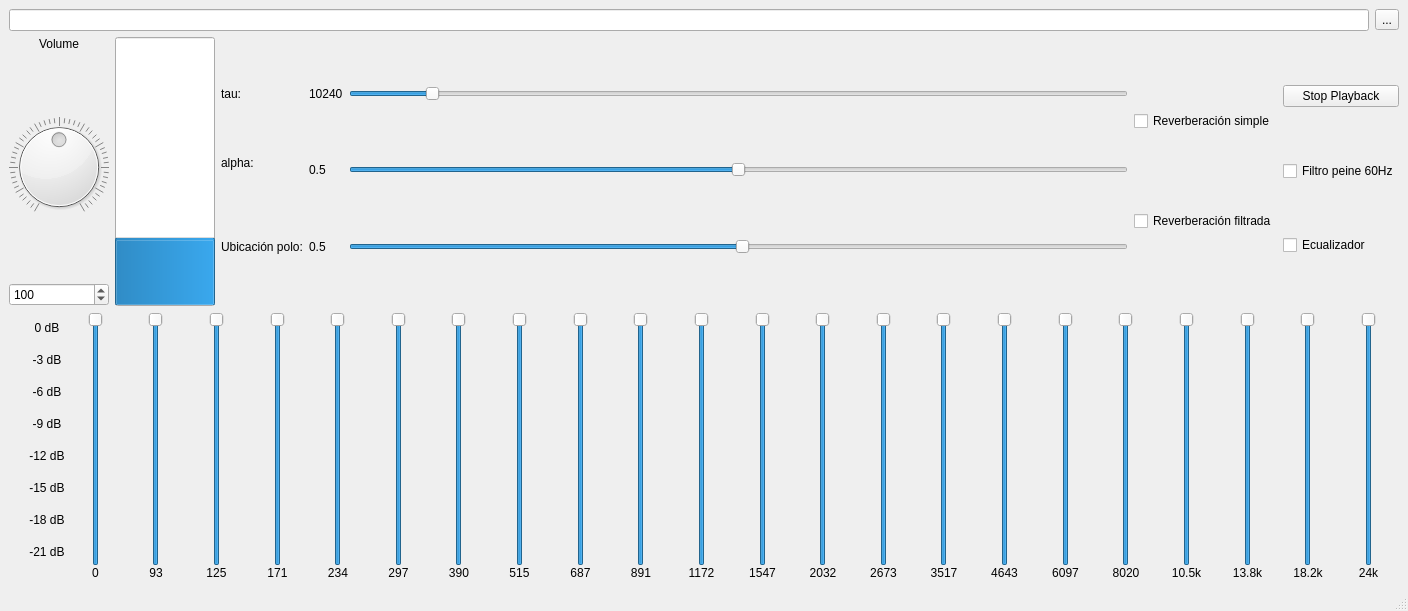
<?xml version="1.0" encoding="UTF-8"?>
<ui version="4.0">
 <class>MainWindow</class>
 <widget class="QMainWindow" name="MainWindow">
  <property name="geometry">
   <rect>
    <x>0</x>
    <y>0</y>
    <width>1408</width>
    <height>611</height>
   </rect>
  </property>
  <property name="windowTitle">
   <string>MainWindow</string>
  </property>
  <widget class="QWidget" name="centralwidget">
   <layout class="QVBoxLayout" name="verticalLayout_2">
    <item>
     <layout class="QVBoxLayout" name="verticalLayout">
      <property name="bottomMargin">
       <number>0</number>
      </property>
      <item>
       <layout class="QHBoxLayout" name="fileLayout">
        <item>
         <widget class="QLineEdit" name="fileEdit"/>
        </item>
        <item>
         <widget class="QToolButton" name="fileButton">
          <property name="text">
           <string>...</string>
          </property>
         </widget>
        </item>
       </layout>
      </item>
      <item>
       <layout class="QHBoxLayout" name="horizontalLayout">
        <item>
         <layout class="QHBoxLayout" name="horizontalLayout_3">
          <item>
           <layout class="QVBoxLayout" name="volumeLayout">
            <item>
             <widget class="QLabel" name="volumeLabel">
              <property name="sizePolicy">
               <sizepolicy hsizetype="Preferred" vsizetype="Minimum">
                <horstretch>0</horstretch>
                <verstretch>0</verstretch>
               </sizepolicy>
              </property>
              <property name="text">
               <string>Volume</string>
              </property>
              <property name="alignment">
               <set>Qt::AlignCenter</set>
              </property>
             </widget>
            </item>
            <item>
             <widget class="QDial" name="volumeDial">
              <property name="sizePolicy">
               <sizepolicy hsizetype="Preferred" vsizetype="MinimumExpanding">
                <horstretch>0</horstretch>
                <verstretch>0</verstretch>
               </sizepolicy>
              </property>
              <property name="maximum">
               <number>200</number>
              </property>
              <property name="value">
               <number>100</number>
              </property>
              <property name="notchesVisible">
               <bool>true</bool>
              </property>
             </widget>
            </item>
            <item>
             <widget class="QSpinBox" name="volumeSpin">
              <property name="maximum">
               <number>200</number>
              </property>
              <property name="value">
               <number>100</number>
              </property>
             </widget>
            </item>
           </layout>
          </item>
         </layout>
        </item>
        <item>
         <widget class="QProgressBar" name="powerBar">
          <property name="sizePolicy">
           <sizepolicy hsizetype="Preferred" vsizetype="Expanding">
            <horstretch>0</horstretch>
            <verstretch>0</verstretch>
           </sizepolicy>
          </property>
          <property name="minimumSize">
           <size>
            <width>100</width>
            <height>100</height>
           </size>
          </property>
          <property name="minimum">
           <number>0</number>
          </property>
          <property name="value">
           <number>24</number>
          </property>
          <property name="textVisible">
           <bool>false</bool>
          </property>
          <property name="orientation">
           <enum>Qt::Vertical</enum>
          </property>
          <property name="format">
           <string/>
          </property>
         </widget>
        </item>
        <item>
         <layout class="QGridLayout" name="gridLayout">
          <item row="2" column="0">
           <layout class="QHBoxLayout" name="horizontalLayout_38">
            <property name="spacing">
             <number>0</number>
            </property>
            <property name="topMargin">
             <number>0</number>
            </property>
            <property name="bottomMargin">
             <number>14</number>
            </property>
            <item>
             <widget class="QLabel" name="alpha_label">
              <property name="text">
               <string>alpha:</string>
              </property>
             </widget>
            </item>
           </layout>
          </item>
          <item row="1" column="1">
           <widget class="QLabel" name="tau_print">
            <property name="text">
             <string>10240</string>
            </property>
           </widget>
          </item>
          <item row="1" column="2">
           <widget class="QSlider" name="tauValue">
            <property name="sizePolicy">
             <sizepolicy hsizetype="Expanding" vsizetype="Fixed">
              <horstretch>0</horstretch>
              <verstretch>0</verstretch>
             </sizepolicy>
            </property>
            <property name="maximumSize">
             <size>
              <width>16777215</width>
              <height>16777215</height>
             </size>
            </property>
            <property name="minimum">
             <number>1024</number>
            </property>
            <property name="maximum">
             <number>94208</number>
            </property>
            <property name="value">
             <number>10240</number>
            </property>
            <property name="orientation">
             <enum>Qt::Horizontal</enum>
            </property>
           </widget>
          </item>
          <item row="2" column="2">
           <widget class="QSlider" name="alphaValue">
            <property name="sizePolicy">
             <sizepolicy hsizetype="Expanding" vsizetype="Fixed">
              <horstretch>0</horstretch>
              <verstretch>0</verstretch>
             </sizepolicy>
            </property>
            <property name="maximum">
             <number>100</number>
            </property>
            <property name="singleStep">
             <number>1</number>
            </property>
            <property name="value">
             <number>50</number>
            </property>
            <property name="orientation">
             <enum>Qt::Horizontal</enum>
            </property>
           </widget>
          </item>
          <item row="2" column="1">
           <widget class="QLabel" name="alpha_print">
            <property name="text">
             <string>0.5</string>
            </property>
           </widget>
          </item>
          <item row="1" column="0">
           <widget class="QLabel" name="tau_label">
            <property name="text">
             <string>tau:</string>
            </property>
           </widget>
          </item>
          <item row="3" column="2">
           <widget class="QSlider" name="poloValue">
            <property name="value">
             <number>50</number>
            </property>
            <property name="orientation">
             <enum>Qt::Horizontal</enum>
            </property>
           </widget>
          </item>
          <item row="3" column="1">
           <widget class="QLabel" name="polo_print">
            <property name="text">
             <string>0.5</string>
            </property>
           </widget>
          </item>
          <item row="3" column="0">
           <widget class="QLabel" name="polo_label">
            <property name="text">
             <string>Ubicación polo:</string>
            </property>
           </widget>
          </item>
         </layout>
        </item>
        <item>
         <layout class="QVBoxLayout" name="verticalLayout_3">
          <item>
           <widget class="QCheckBox" name="reverberador1">
            <property name="sizePolicy">
             <sizepolicy hsizetype="Minimum" vsizetype="Fixed">
              <horstretch>0</horstretch>
              <verstretch>0</verstretch>
             </sizepolicy>
            </property>
            <property name="text">
             <string>Reverberación simple</string>
            </property>
           </widget>
          </item>
          <item>
           <widget class="QCheckBox" name="reverberador2">
            <property name="text">
             <string>Reverberación filtrada</string>
            </property>
           </widget>
          </item>
         </layout>
        </item>
        <item>
         <layout class="QVBoxLayout" name="buttonsLayout">
          <item>
           <widget class="QPushButton" name="stopButton">
            <property name="text">
             <string>Stop Playback</string>
            </property>
           </widget>
          </item>
          <item>
           <widget class="QCheckBox" name="peine">
            <property name="text">
             <string>Filtro peine 60Hz</string>
            </property>
           </widget>
          </item>
          <item>
           <widget class="QCheckBox" name="ecualizador">
            <property name="layoutDirection">
             <enum>Qt::LeftToRight</enum>
            </property>
            <property name="text">
             <string>Ecualizador</string>
            </property>
           </widget>
          </item>
         </layout>
        </item>
       </layout>
      </item>
      <item>
       <layout class="QHBoxLayout" name="horizontalLayout_4">
        <property name="spacing">
         <number>0</number>
        </property>
        <property name="leftMargin">
         <number>20</number>
        </property>
        <property name="topMargin">
         <number>0</number>
        </property>
        <property name="rightMargin">
         <number>0</number>
        </property>
        <item>
         <layout class="QVBoxLayout" name="verticalLayout_37">
          <item>
           <widget class="QLabel" name="label_3">
            <property name="text">
             <string>0 dB</string>
            </property>
            <property name="alignment">
             <set>Qt::AlignCenter</set>
            </property>
           </widget>
          </item>
          <item>
           <widget class="QLabel" name="label_5">
            <property name="text">
             <string>-3 dB</string>
            </property>
            <property name="alignment">
             <set>Qt::AlignCenter</set>
            </property>
            <property name="margin">
             <number>0</number>
            </property>
           </widget>
          </item>
          <item>
           <widget class="QLabel" name="label_7">
            <property name="text">
             <string>-6 dB</string>
            </property>
            <property name="alignment">
             <set>Qt::AlignCenter</set>
            </property>
            <property name="margin">
             <number>0</number>
            </property>
           </widget>
          </item>
          <item>
           <widget class="QLabel" name="label_4">
            <property name="text">
             <string>-9 dB</string>
            </property>
            <property name="alignment">
             <set>Qt::AlignCenter</set>
            </property>
            <property name="margin">
             <number>0</number>
            </property>
           </widget>
          </item>
          <item>
           <widget class="QLabel" name="label_6">
            <property name="text">
             <string>-12 dB</string>
            </property>
            <property name="alignment">
             <set>Qt::AlignCenter</set>
            </property>
            <property name="margin">
             <number>0</number>
            </property>
           </widget>
          </item>
          <item>
           <widget class="QLabel" name="label_9">
            <property name="text">
             <string>-15 dB</string>
            </property>
            <property name="alignment">
             <set>Qt::AlignCenter</set>
            </property>
            <property name="margin">
             <number>0</number>
            </property>
           </widget>
          </item>
          <item>
           <widget class="QLabel" name="label">
            <property name="text">
             <string>-18 dB</string>
            </property>
            <property name="alignment">
             <set>Qt::AlignCenter</set>
            </property>
           </widget>
          </item>
          <item>
           <widget class="QLabel" name="label_2">
            <property name="text">
             <string>-21 dB</string>
            </property>
            <property name="alignment">
             <set>Qt::AlignCenter</set>
            </property>
           </widget>
          </item>
          <item>
           <layout class="QHBoxLayout" name="horizontalLayout_35">
            <property name="spacing">
             <number>0</number>
            </property>
            <property name="topMargin">
             <number>2</number>
            </property>
            <property name="bottomMargin">
             <number>10</number>
            </property>
           </layout>
          </item>
         </layout>
        </item>
        <item>
         <layout class="QVBoxLayout" name="verticalLayout_36">
          <property name="spacing">
           <number>0</number>
          </property>
          <item>
           <layout class="QHBoxLayout" name="horizontalLayout_27">
            <property name="spacing">
             <number>0</number>
            </property>
            <property name="topMargin">
             <number>0</number>
            </property>
            <property name="bottomMargin">
             <number>0</number>
            </property>
            <item>
             <widget class="QSlider" name="verticalSlider_0">
              <property name="autoFillBackground">
               <bool>false</bool>
              </property>
              <property name="minimum">
               <number>-21</number>
              </property>
              <property name="maximum">
               <number>0</number>
              </property>
              <property name="singleStep">
               <number>1</number>
              </property>
              <property name="value">
               <number>0</number>
              </property>
              <property name="orientation">
               <enum>Qt::Vertical</enum>
              </property>
             </widget>
            </item>
           </layout>
          </item>
          <item>
           <widget class="QLabel" name="label_0">
            <property name="text">
             <string>0</string>
            </property>
            <property name="alignment">
             <set>Qt::AlignCenter</set>
            </property>
            <property name="indent">
             <number>-1</number>
            </property>
           </widget>
          </item>
         </layout>
        </item>
        <item>
         <layout class="QVBoxLayout" name="verticalLayout_35">
          <property name="spacing">
           <number>0</number>
          </property>
          <item>
           <layout class="QHBoxLayout" name="horizontalLayout_26">
            <property name="spacing">
             <number>0</number>
            </property>
            <property name="topMargin">
             <number>0</number>
            </property>
            <property name="bottomMargin">
             <number>0</number>
            </property>
            <item>
             <widget class="QSlider" name="verticalSlider_1">
              <property name="minimum">
               <number>-21</number>
              </property>
              <property name="maximum">
               <number>0</number>
              </property>
              <property name="singleStep">
               <number>1</number>
              </property>
              <property name="value">
               <number>0</number>
              </property>
              <property name="orientation">
               <enum>Qt::Vertical</enum>
              </property>
             </widget>
            </item>
           </layout>
          </item>
          <item>
           <widget class="QLabel" name="label_105">
            <property name="text">
             <string>93</string>
            </property>
            <property name="alignment">
             <set>Qt::AlignCenter</set>
            </property>
           </widget>
          </item>
         </layout>
        </item>
        <item>
         <layout class="QVBoxLayout" name="verticalLayout_33">
          <property name="spacing">
           <number>0</number>
          </property>
          <item>
           <layout class="QHBoxLayout" name="horizontalLayout_25">
            <property name="spacing">
             <number>0</number>
            </property>
            <item>
             <widget class="QSlider" name="verticalSlider_2">
              <property name="minimum">
               <number>-21</number>
              </property>
              <property name="maximum">
               <number>0</number>
              </property>
              <property name="singleStep">
               <number>1</number>
              </property>
              <property name="value">
               <number>0</number>
              </property>
              <property name="orientation">
               <enum>Qt::Vertical</enum>
              </property>
             </widget>
            </item>
           </layout>
          </item>
          <item>
           <widget class="QLabel" name="label_8">
            <property name="text">
             <string>125</string>
            </property>
            <property name="alignment">
             <set>Qt::AlignCenter</set>
            </property>
           </widget>
          </item>
         </layout>
        </item>
        <item>
         <layout class="QVBoxLayout" name="verticalLayout_29">
          <property name="spacing">
           <number>0</number>
          </property>
          <property name="sizeConstraint">
           <enum>QLayout::SetDefaultConstraint</enum>
          </property>
          <property name="topMargin">
           <number>0</number>
          </property>
          <property name="bottomMargin">
           <number>0</number>
          </property>
          <item>
           <layout class="QHBoxLayout" name="horizontalLayout_24">
            <property name="spacing">
             <number>0</number>
            </property>
            <property name="bottomMargin">
             <number>0</number>
            </property>
            <item>
             <widget class="QSlider" name="verticalSlider_3">
              <property name="minimum">
               <number>-21</number>
              </property>
              <property name="maximum">
               <number>0</number>
              </property>
              <property name="singleStep">
               <number>1</number>
              </property>
              <property name="value">
               <number>0</number>
              </property>
              <property name="orientation">
               <enum>Qt::Vertical</enum>
              </property>
             </widget>
            </item>
           </layout>
          </item>
          <item>
           <widget class="QLabel" name="label_175">
            <property name="text">
             <string>171</string>
            </property>
            <property name="alignment">
             <set>Qt::AlignCenter</set>
            </property>
           </widget>
          </item>
         </layout>
        </item>
        <item>
         <layout class="QVBoxLayout" name="verticalLayout_24">
          <property name="spacing">
           <number>0</number>
          </property>
          <item>
           <layout class="QHBoxLayout" name="horizontalLayout_23">
            <property name="spacing">
             <number>0</number>
            </property>
            <item>
             <widget class="QSlider" name="verticalSlider_4">
              <property name="minimum">
               <number>-21</number>
              </property>
              <property name="maximum">
               <number>0</number>
              </property>
              <property name="singleStep">
               <number>1</number>
              </property>
              <property name="value">
               <number>0</number>
              </property>
              <property name="orientation">
               <enum>Qt::Vertical</enum>
              </property>
             </widget>
            </item>
           </layout>
          </item>
          <item>
           <widget class="QLabel" name="label_234">
            <property name="text">
             <string>234</string>
            </property>
            <property name="alignment">
             <set>Qt::AlignCenter</set>
            </property>
           </widget>
          </item>
         </layout>
        </item>
        <item>
         <layout class="QVBoxLayout" name="verticalLayout_23">
          <property name="spacing">
           <number>0</number>
          </property>
          <item>
           <layout class="QHBoxLayout" name="horizontalLayout_22">
            <property name="spacing">
             <number>0</number>
            </property>
            <item>
             <widget class="QSlider" name="verticalSlider_5">
              <property name="minimum">
               <number>-21</number>
              </property>
              <property name="maximum">
               <number>0</number>
              </property>
              <property name="singleStep">
               <number>1</number>
              </property>
              <property name="value">
               <number>0</number>
              </property>
              <property name="orientation">
               <enum>Qt::Vertical</enum>
              </property>
             </widget>
            </item>
           </layout>
          </item>
          <item>
           <widget class="QLabel" name="label_304">
            <property name="text">
             <string>297</string>
            </property>
            <property name="alignment">
             <set>Qt::AlignCenter</set>
            </property>
           </widget>
          </item>
         </layout>
        </item>
        <item>
         <layout class="QVBoxLayout" name="verticalLayout_19">
          <property name="spacing">
           <number>0</number>
          </property>
          <item>
           <layout class="QHBoxLayout" name="horizontalLayout_21">
            <property name="spacing">
             <number>0</number>
            </property>
            <item>
             <widget class="QSlider" name="verticalSlider_6">
              <property name="minimum">
               <number>-21</number>
              </property>
              <property name="maximum">
               <number>0</number>
              </property>
              <property name="singleStep">
               <number>1</number>
              </property>
              <property name="value">
               <number>0</number>
              </property>
              <property name="orientation">
               <enum>Qt::Vertical</enum>
              </property>
             </widget>
            </item>
           </layout>
          </item>
          <item>
           <widget class="QLabel" name="label_398">
            <property name="text">
             <string>390</string>
            </property>
            <property name="alignment">
             <set>Qt::AlignCenter</set>
            </property>
           </widget>
          </item>
         </layout>
        </item>
        <item>
         <layout class="QVBoxLayout" name="verticalLayout_21">
          <property name="spacing">
           <number>0</number>
          </property>
          <item>
           <layout class="QHBoxLayout" name="horizontalLayout_20">
            <property name="spacing">
             <number>0</number>
            </property>
            <item>
             <widget class="QSlider" name="verticalSlider_7">
              <property name="minimum">
               <number>-21</number>
              </property>
              <property name="maximum">
               <number>0</number>
              </property>
              <property name="singleStep">
               <number>1</number>
              </property>
              <property name="value">
               <number>0</number>
              </property>
              <property name="orientation">
               <enum>Qt::Vertical</enum>
              </property>
             </widget>
            </item>
           </layout>
          </item>
          <item>
           <widget class="QLabel" name="label_527">
            <property name="text">
             <string>515</string>
            </property>
            <property name="alignment">
             <set>Qt::AlignCenter</set>
            </property>
           </widget>
          </item>
         </layout>
        </item>
        <item>
         <layout class="QVBoxLayout" name="verticalLayout_18">
          <property name="spacing">
           <number>0</number>
          </property>
          <item>
           <layout class="QHBoxLayout" name="horizontalLayout_19">
            <property name="spacing">
             <number>0</number>
            </property>
            <item>
             <widget class="QSlider" name="verticalSlider_8">
              <property name="minimum">
               <number>-21</number>
              </property>
              <property name="maximum">
               <number>0</number>
              </property>
              <property name="singleStep">
               <number>1</number>
              </property>
              <property name="value">
               <number>0</number>
              </property>
              <property name="orientation">
               <enum>Qt::Vertical</enum>
              </property>
             </widget>
            </item>
           </layout>
          </item>
          <item>
           <widget class="QLabel" name="label_703">
            <property name="text">
             <string>687</string>
            </property>
            <property name="alignment">
             <set>Qt::AlignCenter</set>
            </property>
           </widget>
          </item>
         </layout>
        </item>
        <item>
         <layout class="QVBoxLayout" name="verticalLayout_17">
          <property name="spacing">
           <number>0</number>
          </property>
          <item>
           <layout class="QHBoxLayout" name="horizontalLayout_18">
            <property name="spacing">
             <number>0</number>
            </property>
            <item>
             <widget class="QSlider" name="verticalSlider_9">
              <property name="minimum">
               <number>-21</number>
              </property>
              <property name="maximum">
               <number>0</number>
              </property>
              <property name="singleStep">
               <number>1</number>
              </property>
              <property name="value">
               <number>0</number>
              </property>
              <property name="orientation">
               <enum>Qt::Vertical</enum>
              </property>
             </widget>
            </item>
           </layout>
          </item>
          <item>
           <widget class="QLabel" name="label_926">
            <property name="text">
             <string>891</string>
            </property>
            <property name="alignment">
             <set>Qt::AlignCenter</set>
            </property>
           </widget>
          </item>
         </layout>
        </item>
        <item>
         <layout class="QVBoxLayout" name="verticalLayout_16">
          <property name="spacing">
           <number>0</number>
          </property>
          <item>
           <layout class="QHBoxLayout" name="horizontalLayout_17">
            <property name="spacing">
             <number>0</number>
            </property>
            <item>
             <widget class="QSlider" name="verticalSlider_10">
              <property name="minimum">
               <number>-21</number>
              </property>
              <property name="maximum">
               <number>0</number>
              </property>
              <property name="singleStep">
               <number>1</number>
              </property>
              <property name="value">
               <number>0</number>
              </property>
              <property name="orientation">
               <enum>Qt::Vertical</enum>
              </property>
             </widget>
            </item>
           </layout>
          </item>
          <item>
           <widget class="QLabel" name="label_1231">
            <property name="text">
             <string>1172</string>
            </property>
            <property name="alignment">
             <set>Qt::AlignCenter</set>
            </property>
           </widget>
          </item>
         </layout>
        </item>
        <item>
         <layout class="QVBoxLayout" name="verticalLayout_15">
          <property name="spacing">
           <number>0</number>
          </property>
          <item>
           <layout class="QHBoxLayout" name="horizontalLayout_16">
            <property name="spacing">
             <number>0</number>
            </property>
            <item>
             <widget class="QSlider" name="verticalSlider_11">
              <property name="minimum">
               <number>-21</number>
              </property>
              <property name="maximum">
               <number>0</number>
              </property>
              <property name="singleStep">
               <number>1</number>
              </property>
              <property name="value">
               <number>0</number>
              </property>
              <property name="orientation">
               <enum>Qt::Vertical</enum>
              </property>
             </widget>
            </item>
           </layout>
          </item>
          <item>
           <widget class="QLabel" name="label_1630">
            <property name="text">
             <string>1547</string>
            </property>
            <property name="alignment">
             <set>Qt::AlignCenter</set>
            </property>
           </widget>
          </item>
         </layout>
        </item>
        <item>
         <layout class="QVBoxLayout" name="verticalLayout_14">
          <property name="spacing">
           <number>0</number>
          </property>
          <item>
           <layout class="QHBoxLayout" name="horizontalLayout_15">
            <property name="spacing">
             <number>0</number>
            </property>
            <item>
             <widget class="QSlider" name="verticalSlider_12">
              <property name="minimum">
               <number>-21</number>
              </property>
              <property name="maximum">
               <number>0</number>
              </property>
              <property name="singleStep">
               <number>1</number>
              </property>
              <property name="value">
               <number>0</number>
              </property>
              <property name="orientation">
               <enum>Qt::Vertical</enum>
              </property>
             </widget>
            </item>
           </layout>
          </item>
          <item>
           <widget class="QLabel" name="label_2146">
            <property name="text">
             <string>2032</string>
            </property>
            <property name="alignment">
             <set>Qt::AlignCenter</set>
            </property>
           </widget>
          </item>
         </layout>
        </item>
        <item>
         <layout class="QVBoxLayout" name="verticalLayout_13">
          <property name="spacing">
           <number>0</number>
          </property>
          <item>
           <layout class="QHBoxLayout" name="horizontalLayout_14">
            <property name="spacing">
             <number>0</number>
            </property>
            <item>
             <widget class="QSlider" name="verticalSlider_13">
              <property name="minimum">
               <number>-21</number>
              </property>
              <property name="maximum">
               <number>0</number>
              </property>
              <property name="singleStep">
               <number>1</number>
              </property>
              <property name="value">
               <number>0</number>
              </property>
              <property name="orientation">
               <enum>Qt::Vertical</enum>
              </property>
             </widget>
            </item>
           </layout>
          </item>
          <item>
           <widget class="QLabel" name="label_2838">
            <property name="text">
             <string>2673</string>
            </property>
            <property name="alignment">
             <set>Qt::AlignCenter</set>
            </property>
           </widget>
          </item>
         </layout>
        </item>
        <item>
         <layout class="QVBoxLayout" name="verticalLayout_12">
          <property name="spacing">
           <number>0</number>
          </property>
          <item>
           <layout class="QHBoxLayout" name="horizontalLayout_13">
            <property name="spacing">
             <number>0</number>
            </property>
            <item>
             <widget class="QSlider" name="verticalSlider_14">
              <property name="minimum">
               <number>-21</number>
              </property>
              <property name="maximum">
               <number>0</number>
              </property>
              <property name="singleStep">
               <number>1</number>
              </property>
              <property name="value">
               <number>0</number>
              </property>
              <property name="orientation">
               <enum>Qt::Vertical</enum>
              </property>
             </widget>
            </item>
           </layout>
          </item>
          <item>
           <widget class="QLabel" name="label_3753">
            <property name="text">
             <string>3517</string>
            </property>
            <property name="alignment">
             <set>Qt::AlignCenter</set>
            </property>
           </widget>
          </item>
         </layout>
        </item>
        <item>
         <layout class="QVBoxLayout" name="verticalLayout_11">
          <property name="spacing">
           <number>0</number>
          </property>
          <item>
           <layout class="QHBoxLayout" name="horizontalLayout_12">
            <property name="spacing">
             <number>0</number>
            </property>
            <item>
             <widget class="QSlider" name="verticalSlider_15">
              <property name="minimum">
               <number>-21</number>
              </property>
              <property name="maximum">
               <number>0</number>
              </property>
              <property name="singleStep">
               <number>1</number>
              </property>
              <property name="value">
               <number>0</number>
              </property>
              <property name="orientation">
               <enum>Qt::Vertical</enum>
              </property>
             </widget>
            </item>
           </layout>
          </item>
          <item>
           <widget class="QLabel" name="label_4961">
            <property name="text">
             <string>4643</string>
            </property>
            <property name="alignment">
             <set>Qt::AlignCenter</set>
            </property>
           </widget>
          </item>
         </layout>
        </item>
        <item>
         <layout class="QVBoxLayout" name="verticalLayout_10">
          <property name="spacing">
           <number>0</number>
          </property>
          <item>
           <layout class="QHBoxLayout" name="horizontalLayout_10">
            <property name="spacing">
             <number>0</number>
            </property>
            <item>
             <widget class="QSlider" name="verticalSlider_16">
              <property name="minimum">
               <number>-21</number>
              </property>
              <property name="maximum">
               <number>0</number>
              </property>
              <property name="singleStep">
               <number>1</number>
              </property>
              <property name="value">
               <number>0</number>
              </property>
              <property name="orientation">
               <enum>Qt::Vertical</enum>
              </property>
             </widget>
            </item>
           </layout>
          </item>
          <item>
           <widget class="QLabel" name="label_6557">
            <property name="text">
             <string>6097</string>
            </property>
            <property name="alignment">
             <set>Qt::AlignCenter</set>
            </property>
           </widget>
          </item>
         </layout>
        </item>
        <item>
         <layout class="QVBoxLayout" name="verticalLayout_9">
          <property name="spacing">
           <number>0</number>
          </property>
          <item>
           <layout class="QHBoxLayout" name="horizontalLayout_9">
            <property name="spacing">
             <number>0</number>
            </property>
            <item>
             <widget class="QSlider" name="verticalSlider_17">
              <property name="minimum">
               <number>-21</number>
              </property>
              <property name="maximum">
               <number>0</number>
              </property>
              <property name="singleStep">
               <number>1</number>
              </property>
              <property name="value">
               <number>0</number>
              </property>
              <property name="orientation">
               <enum>Qt::Vertical</enum>
              </property>
             </widget>
            </item>
           </layout>
          </item>
          <item>
           <widget class="QLabel" name="label_8668">
            <property name="text">
             <string>8020</string>
            </property>
            <property name="alignment">
             <set>Qt::AlignCenter</set>
            </property>
           </widget>
          </item>
         </layout>
        </item>
        <item>
         <layout class="QVBoxLayout" name="verticalLayout_8">
          <property name="spacing">
           <number>0</number>
          </property>
          <item>
           <layout class="QHBoxLayout" name="horizontalLayout_8">
            <property name="spacing">
             <number>0</number>
            </property>
            <item>
             <widget class="QSlider" name="verticalSlider_18">
              <property name="minimum">
               <number>-21</number>
              </property>
              <property name="maximum">
               <number>0</number>
              </property>
              <property name="singleStep">
               <number>1</number>
              </property>
              <property name="value">
               <number>0</number>
              </property>
              <property name="orientation">
               <enum>Qt::Vertical</enum>
              </property>
             </widget>
            </item>
           </layout>
          </item>
          <item>
           <widget class="QLabel" name="label_11449">
            <property name="text">
             <string>10.5k</string>
            </property>
            <property name="alignment">
             <set>Qt::AlignCenter</set>
            </property>
           </widget>
          </item>
         </layout>
        </item>
        <item>
         <layout class="QVBoxLayout" name="verticalLayout_7">
          <property name="spacing">
           <number>0</number>
          </property>
          <item>
           <layout class="QHBoxLayout" name="horizontalLayout_7">
            <property name="spacing">
             <number>0</number>
            </property>
            <item>
             <widget class="QSlider" name="verticalSlider_19">
              <property name="minimum">
               <number>-21</number>
              </property>
              <property name="maximum">
               <number>0</number>
              </property>
              <property name="singleStep">
               <number>1</number>
              </property>
              <property name="value">
               <number>0</number>
              </property>
              <property name="orientation">
               <enum>Qt::Vertical</enum>
              </property>
             </widget>
            </item>
           </layout>
          </item>
          <item>
           <widget class="QLabel" name="label_15132">
            <property name="text">
             <string>13.8k</string>
            </property>
            <property name="alignment">
             <set>Qt::AlignCenter</set>
            </property>
           </widget>
          </item>
         </layout>
        </item>
        <item>
         <layout class="QVBoxLayout" name="verticalLayout_6">
          <property name="spacing">
           <number>0</number>
          </property>
          <item>
           <layout class="QHBoxLayout" name="horizontalLayout_6">
            <property name="spacing">
             <number>0</number>
            </property>
            <item>
             <widget class="QSlider" name="verticalSlider_20">
              <property name="minimum">
               <number>-21</number>
              </property>
              <property name="maximum">
               <number>0</number>
              </property>
              <property name="singleStep">
               <number>1</number>
              </property>
              <property name="value">
               <number>0</number>
              </property>
              <property name="orientation">
               <enum>Qt::Vertical</enum>
              </property>
             </widget>
            </item>
           </layout>
          </item>
          <item>
           <widget class="QLabel" name="label_20000">
            <property name="text">
             <string>18.2k</string>
            </property>
            <property name="alignment">
             <set>Qt::AlignCenter</set>
            </property>
           </widget>
          </item>
         </layout>
        </item>
        <item>
         <layout class="QVBoxLayout" name="verticalLayout_22">
          <property name="spacing">
           <number>0</number>
          </property>
          <item>
           <layout class="QHBoxLayout" name="horizontalLayout_2">
            <property name="spacing">
             <number>0</number>
            </property>
            <item>
             <widget class="QSlider" name="verticalSlider_21">
              <property name="minimum">
               <number>-21</number>
              </property>
              <property name="maximum">
               <number>0</number>
              </property>
              <property name="singleStep">
               <number>1</number>
              </property>
              <property name="value">
               <number>0</number>
              </property>
              <property name="orientation">
               <enum>Qt::Vertical</enum>
              </property>
             </widget>
            </item>
           </layout>
          </item>
          <item>
           <widget class="QLabel" name="label_24000">
            <property name="text">
             <string>24k</string>
            </property>
            <property name="alignment">
             <set>Qt::AlignCenter</set>
            </property>
           </widget>
          </item>
         </layout>
        </item>
       </layout>
      </item>
     </layout>
    </item>
   </layout>
  </widget>
  <widget class="QMenuBar" name="menubar">
   <property name="geometry">
    <rect>
     <x>0</x>
     <y>0</y>
     <width>1408</width>
     <height>22</height>
    </rect>
   </property>
  </widget>
  <widget class="QStatusBar" name="statusbar"/>
 </widget>
 <resources/>
 <connections/>
</ui>
